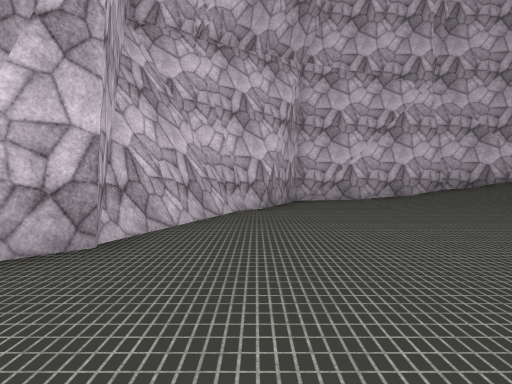
[1] (above)

12 first-person views from a walk through a Unity game level. The camera is 1.2 m above the floor, tilts 2° down and sees 70° across. The floor is counted in squares, 2 m on a side. Each view is taken from the middle of a square. On the plan, view 1 faces up. The plan holds only what a view shows up to about 10 squares ahead; the rest is blank. The place goes on beyond the plan. Surface patterns are stand-ins for the level's own textures.

[2]
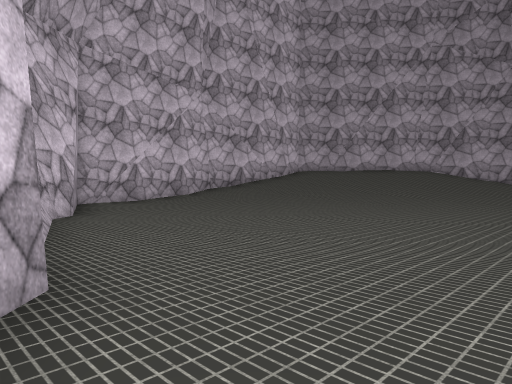

[3]
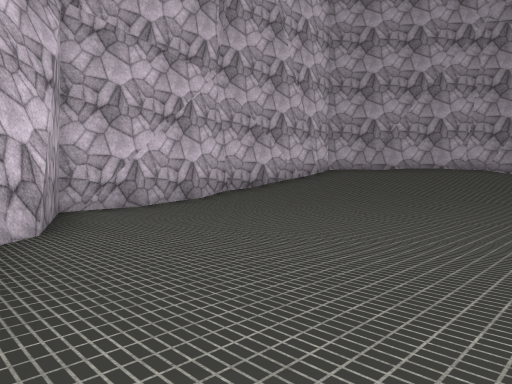

[4]
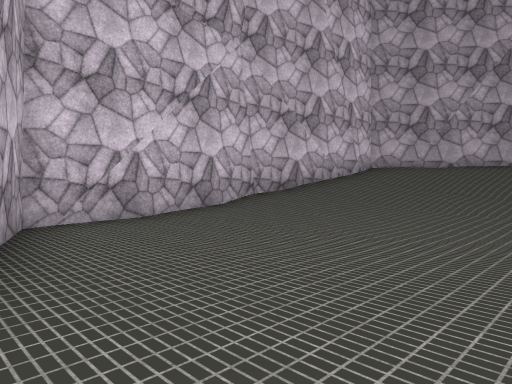

[5]
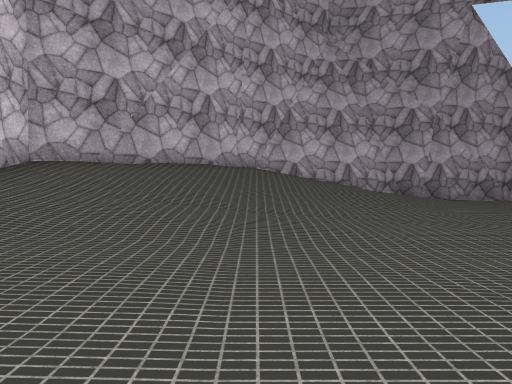

[6]
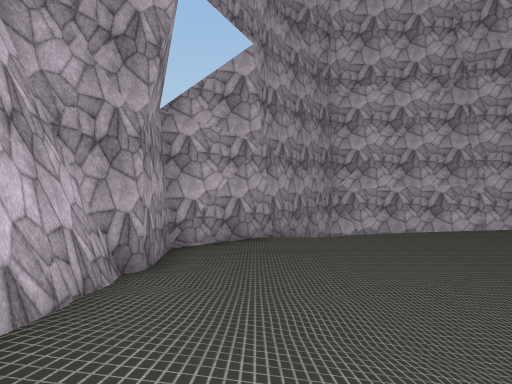

[7]
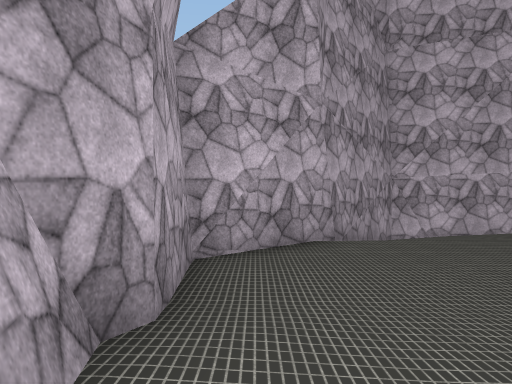

[8]
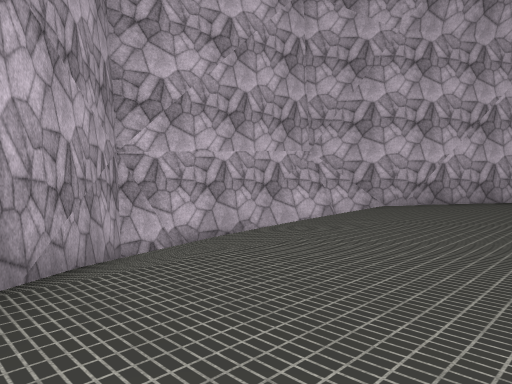

[9]
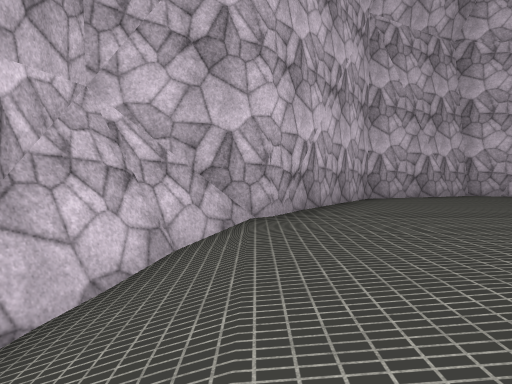

[10]
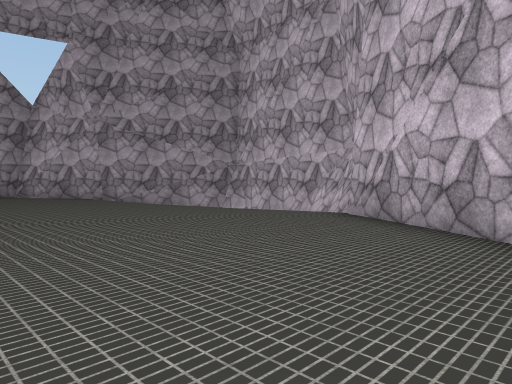

[11]
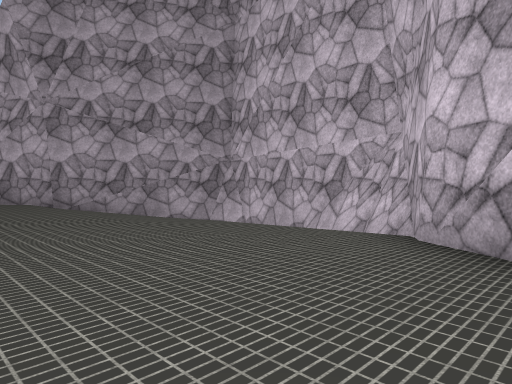

[12]
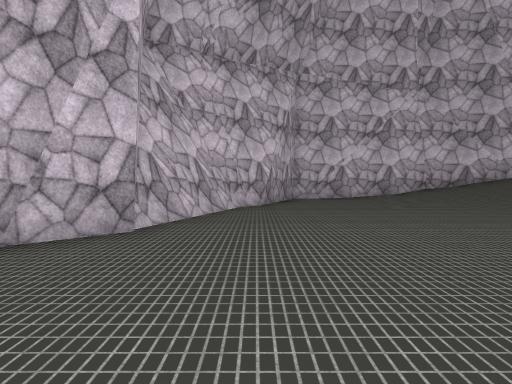

### Floor plan
Key: @ floor where view 1 was taken; # wall or solid block; . main floor; : floor 0.25 m higher than the main floor; / step, stairs or slope.
Columns run from 3 left of view 1 to 13 right of it. Each row starts with its distance up from view 1.
 11      ######
 10    ###.///####
  9    #...://///##
  8   ##....//////##
  7   #......://///#
  6   #......./////##
  5  ##.......://///#
  4  #.........:////#
  3 ##..........:///#
  2 #............///#
  1 #...............#
  0 ##.@............#
 -1  #..............#
 -2  ##............##
 -3   ###......///##
 -4     ##///////##
 -5      ###//  ##
 -6        ######

Where each view was taken, in squares from view 1:
view 1: 0 up, 0 right, facing up
view 2: 1 up, 2 left, facing up-right
view 3: 3 up, 1 left, facing up-right
view 4: 5 up, 0 right, facing up-right
view 5: 6 up, 3 right, facing right
view 6: 7 up, 11 right, facing down
view 7: 4 up, 12 right, facing down
view 8: 0 up, 11 right, facing down-left
view 9: 4 down, 7 right, facing left
view 10: 2 up, 1 left, facing down-right
view 11: 0 up, 1 right, facing down-right
view 12: 1 down, 0 right, facing up
